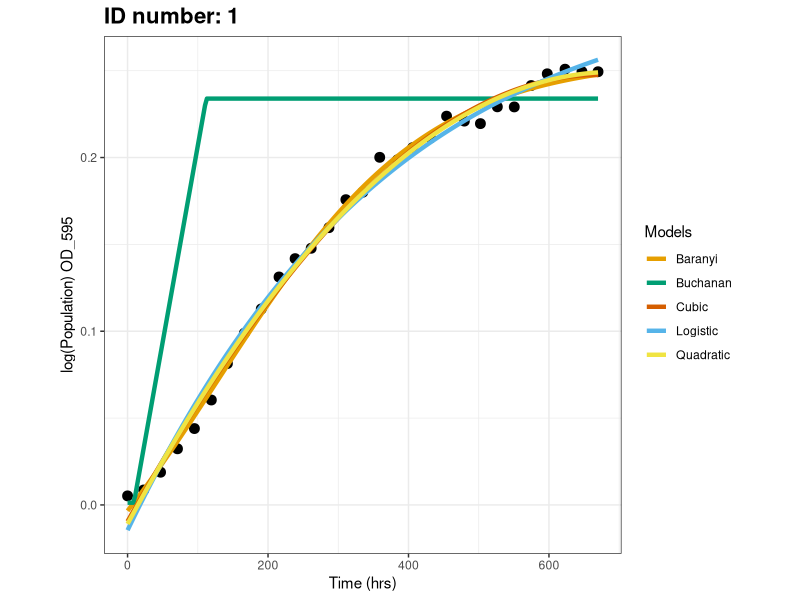
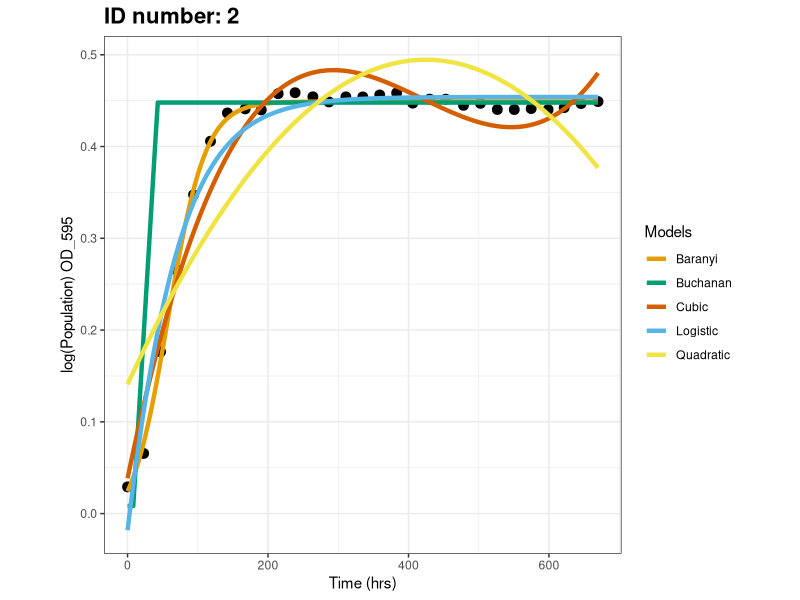
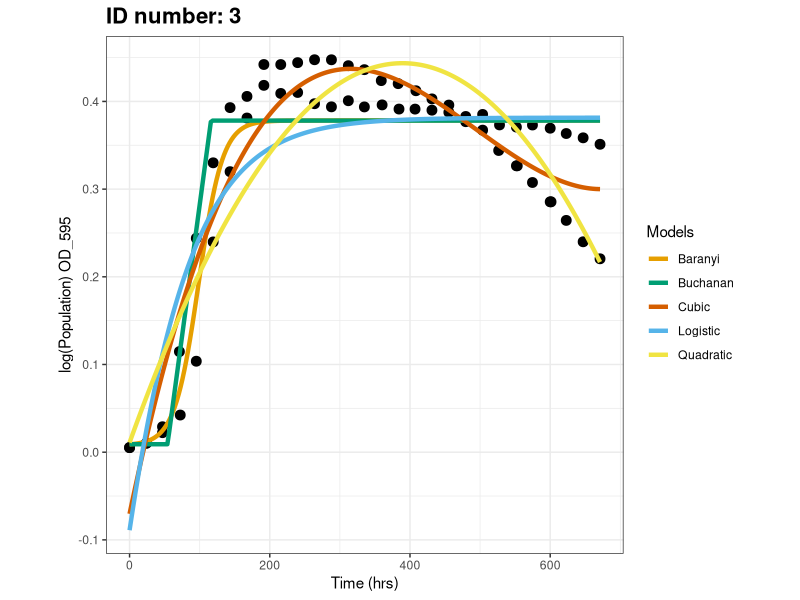
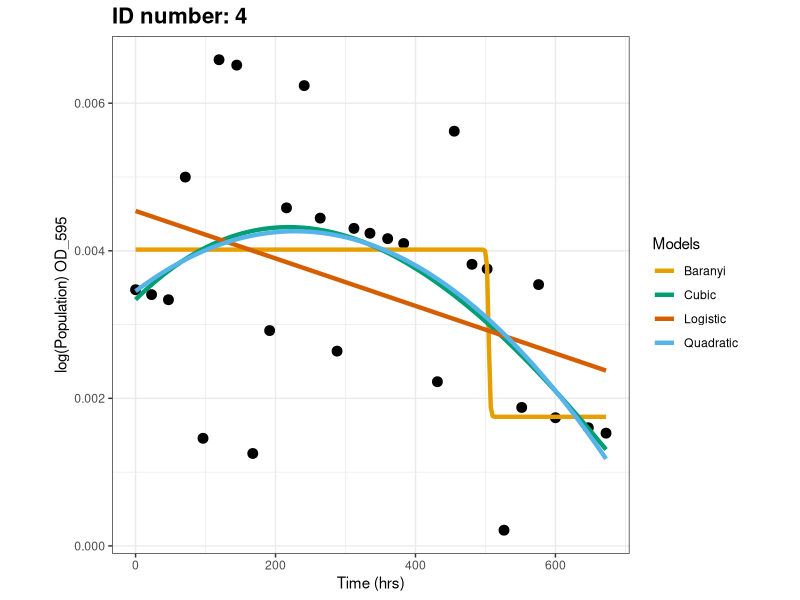
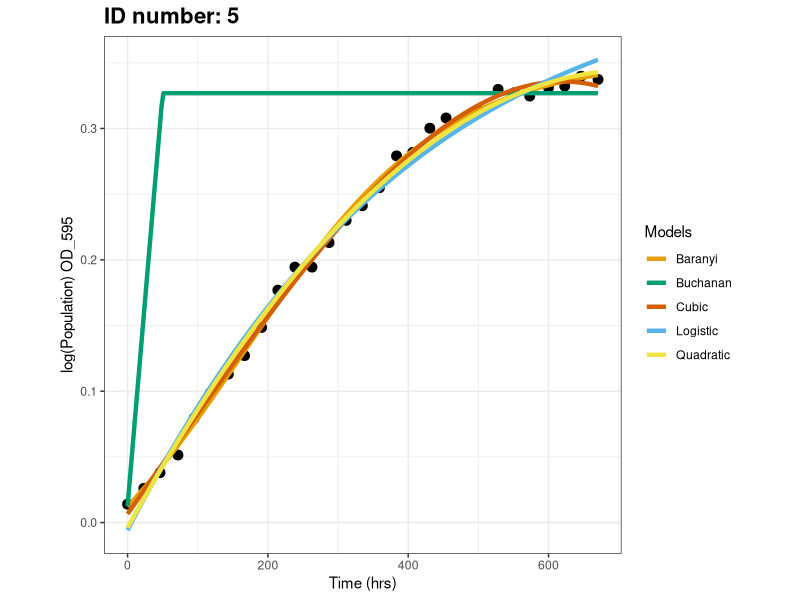
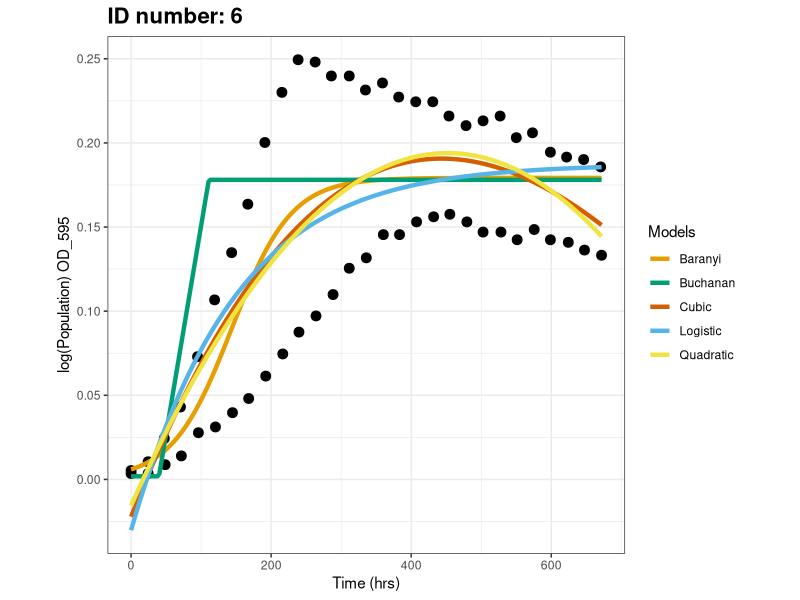
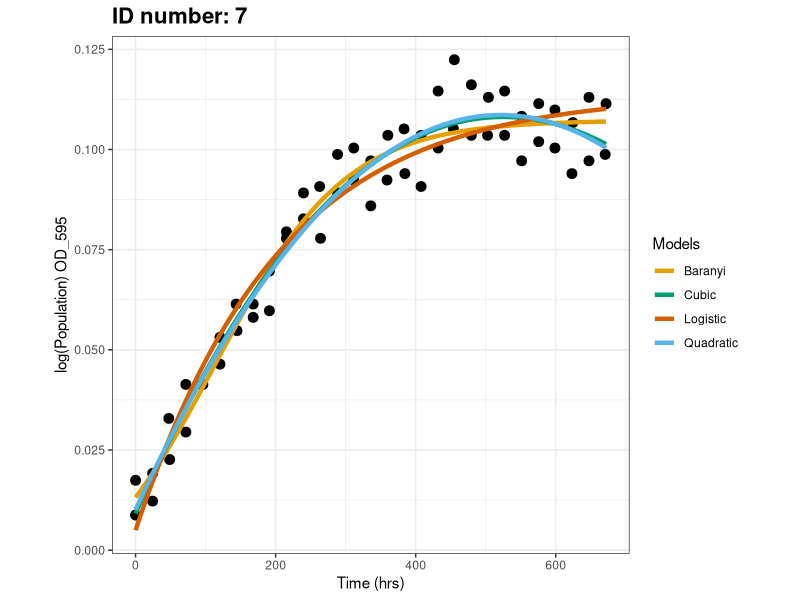
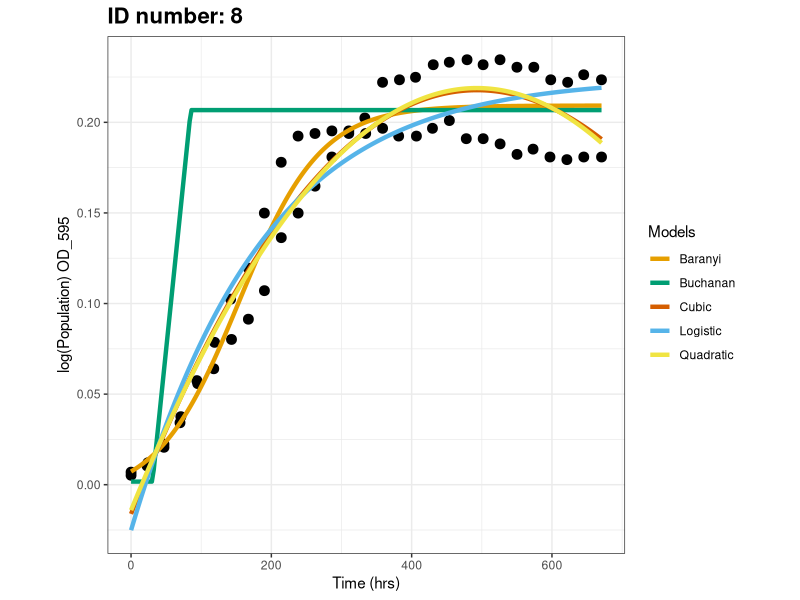

Here is the R script that generated these plots, in order: (Note: this script raises an error after producing the figures.)
#__author__ = 'Billy Lam (ykl17@ic.ac.uk)'
#__version__ = '3.6.3'

######### Model fitting using logged data #########

## Load necessary packages ##
library(ggplot2)
library(minpack.lm)

# An additional package could be "growthrates", it got a written function to extract rmax and tlag

## Load data ##
data <- read.csv("../data/Pop_clean.csv", stringsAsFactors = F, header = T)

#### Defining equations! ####
logistic_model <- function(N_0, N_max, r_max, t){
  return((N_0 * N_max * exp(r_max*t)) / (N_max + N_0 * (exp(r_max*t) - 1)))
}

loglogistic_model <- function(N_0, N_max, r_max, t){
  return(log((N_0 * N_max * exp(r_max*t)) / (N_max + N_0 * (exp(r_max*t) - 1))))
}

# gompertz_model <- function(t, r_max, N_max, N_0, t_lag){ 
#   return(N_0 + (N_max - N_0) * exp(-exp(r_max * exp(1) * (t_lag - t)/((N_max - N_0) * log(10)) + 1)))
# }     

baranyi_model <- function(N_0, N_max, r_max, t, t_lag){ 
  return(N_max + log10((-1+exp(r_max*t_lag) + exp(r_max*t))/(exp(r_max*t) - 1 + exp(r_max*t_lag) * 10^(N_max-N_0))))
}

buchanan_model <- function(t, r_max, N_max, N_0, t_lag){ 
  return(N_0 + (t >= t_lag) * (t <= (t_lag + (N_max - N_0) * log(10)/r_max)) * r_max * (t - t_lag)/log(10) + (t >= t_lag) * (t > (t_lag + (N_max - N_0) * log(10)/r_max)) * (N_max - N_0))
}

## Initialize the results data frame ##
Stats50 <- data.frame(ID = character(), Quadratic_AIC = numeric(), 
                      Cubic_AIC = numeric(), Logistic_AIC = numeric(), 
                      Baranyi_AIC = numeric(), 
                      Buchanan_AIC = numeric(),
                      Quadratic_rsq = numeric(), Cubic_rsq = numeric(), 
                      Logistic_rsq = numeric(),
                      Baranyi_rsq = numeric(), Buchanan_rsq = numeric(),
                      stringsAsFactors = FALSE)

counter <- 1
## Initializing starting parameters, model fitting (linear and nonn-linear), calculating AIC, plotting!
for (i in unique(data$id2)){
  # For each unique data set
  supb <- subset(data, data$id2 == i)
  ID <- counter 
  
  # Ignore data sets with less than 4 data points
  if ((nrow(supb)<4) == TRUE) {next}
  
  ############## Initializing starting parameters ###############
  N_0_start <- min(supb$logpop1) # N0 = minimum PopBio
  N_max_start <- max(supb$logpop1) # Nmax = maximum PopBio
  
  # Generate initial regression for comparisons to find rmax in the while loop!
  a <- lm(supb$logpop1 ~ supb$Time) #Initial regression fit
  y_int <- a$coefficients[1] #Y-intercept of the initial regression fit
  r_max_start <- a$coefficients[2] #Gradient of initial regression fit
  
  # Setting conditions for the while loop so that it runs x (total number of rows -3) number of times for each data set
  j <- 1
  n <- dim(supb)[1] - 3 # Running lm for every 3 points in the data set, so the nrow(supb) - 3 is the number of times the lm will run
  rdata <- supb
  
  while(j < n){ # Prevent R trying to lm() over available data
    if(length(unique(rdata$Time)) != 1){
      rmaxx <- lm(rdata$logpop1[j:(j+4)]~rdata$Time[j:(j+4)])$coefficients[2]
      y_int2 <- lm(rdata$logpop1[j:(j+4)]~rdata$Time[j:(j+4)])$coefficients[1]
      j <- j + 1
      if(r_max_start < rmaxx){ # If new r is greater than old r
        r_max_start <- rmaxx # Make the the old rmax equal to the new rmax
        y_int <- y_int2 # Make the old y-intercept equal to the new y-intercept
      }
    } 
  }
  
  r_max_start <- as.numeric(r_max_start) 
  y_int <- as.numeric(y_int)
  t_lag_start <- (-y_int) / r_max_start # t_lag = x-intercept of the r_max tangent, so this calculates it
  
  ################ Fitting linear models ##################
  
  # Quadratic
  Qua_Fit <- lm(logpop1 ~ poly(Time, 2), data = supb)   
  QuaAIC <- AIC(Qua_Fit)
  Qua_rsq <- summary(Qua_Fit)$adj.r.squared
  
  # Cubic
  Cub_Fit <- lm(logpop1 ~ poly(Time, 3), data = supb) 
  CubAIC <- AIC(Cub_Fit)
  Cub_rsq <- summary(Cub_Fit)$adj.r.squared
  
  ########### Sampling starting values for non-linear models ###########
  
  # Set seed to make code reproducible
  set.seed(55)
  # Initialize a matrix with 100 nd samples of each predicted starting parameters
  N_0_start_lots <- matrix(rnorm(100, mean = N_0_start, sd = 0.2) , nrow = 100, ncol = 1)
  N_max_start_lots <- rnorm(100, mean = N_max_start, sd = 0.2)
  r_max_start_lots <- rnorm(100, mean = r_max_start, sd = 0.2)
  t_lag_start_lots <- rnorm(100, mean = t_lag_start, sd = 0.2)
  # Adding all into one matrix
  starting_val <- cbind(N_0_start_lots, N_max_start_lots, r_max_start_lots, t_lag_start_lots)
  colnames(starting_val) <- c("N_0_start", "N_max_start", "r_max_start", "t_lag_start")
  
  for (z in 1:nrow(starting_val)){
    ################ Fitting non-linear models ##################
    
    # Logistic
    Logis_Fit <- try(nlsLM(logpop1 ~ loglogistic_model(N_0, N_max, r_max, t = Time), 
                           data = supb, start = c(N_0 = unname(starting_val[z, 1]), 
                                                  N_max = unname(starting_val[z, 2]), 
                                                  r_max = unname(starting_val[z, 3])), 
                           control = nls.lm.control(maxiter = 100)), silent = T) 
    if (class(Logis_Fit) != 'try-error'){
      LogisAIC2 <- AIC(Logis_Fit)
      Logistic_rss <- sum(residuals(Logis_Fit)^2)
      Logistic_tss <- sum((supb$logpop1 - mean(supb$logpop1))^2)
      Logistic_rsq2 <- 1 - (Logistic_rss/Logistic_tss)
    } else {
      LogisAIC2 <- "NA"
      Logistic_rsq2 <- "NA"
    }
    
    
    # Make sure the first AIC and rsq values are set as a baseline for comparisons
    
    if (exists("LogisAIC") == FALSE && exists("Logistic_rsq") == FALSE){
      if (class(Logis_Fit) != 'try-error'){
        LogisAIC <- LogisAIC2
        Logistic_rsq <- Logistic_rsq2
        Logis_Fit_final <- Logis_Fit
      }
    }
    
    # If the newly sampled value has a better AIC and rsq values, replace
    if (exists("LogisAIC") == TRUE && exists("Logistic_rsq") == TRUE){
      if (LogisAIC2 < LogisAIC){
        LogisAIC <- LogisAIC2
        Logistic_rsq <- Logistic_rsq2
        Logis_Fit_final <- Logis_Fit
      }
    }
      
    # Gompertz, REMOVED
    # Gomp_Fit <- try(nlsLM(logpop1 ~ gompertz_model(N_0, N_max, r_max, t = Time, 
    #                                                t_lag), data = supb, 
    #                       start = c(N_0 = unname(starting_val[z, 1]), 
    #                                 N_max = unname(starting_val[z, 2]), 
    #                                 r_max = unname(starting_val[z, 3]), 
    #                                 t_lag = unname(starting_val[z, 4])), 
    #                       control = nls.lm.control(maxiter = 100)), silent = T) 
    # if (class(Gomp_Fit) != 'try-error'){
    #   GompertzAIC2 <- AIC(Gomp_Fit)
    #   Gompertz_rss <- sum(residuals(Gomp_Fit)^2)
    #   Gompertz_tss <- sum((supb$logpop1 - mean(supb$logpop1))^2)
    #   Gompertz_rsq2 <- 1 - (Gompertz_rss/Gompertz_tss)
    # } else {
    #   GompertzAIC2 <- "NA"
    #   Gompertz_rsq2 <- "NA"
    # }
    # 
    # # Make sure the first AIC and rsq values are set as a baseline for comparisons
    # 
    # if (exists("GompertzAIC") == FALSE && exists("Gompertz_rsq") == FALSE){
    #   if (class(Gomp_Fit) != 'try-error'){
    #     GompertzAIC <- GompertzAIC2
    #     Gompertz_rsq <- Gompertz_rsq2
    #     Gomp_Fit_final <- Gomp_Fit
    #   }
    # }
    # 
    # 
    # # If the newly sampled value has a better AIC and rsq values, replace
    # if (exists("GompertzAIC") == TRUE && exists("Gompertz_rsq") == TRUE){
    #   if (GompertzAIC2 < GompertzAIC){
    #     GompertzAIC <- GompertzAIC2
    #     Gompertz_rsq <- Gompertz_rsq2
    #     Gomp_Fit_final <- Gomp_Fit
    #     cat("Gomp", counter, "/n")
    #   }
    # }
    
    # Baranyi
    Bar_Fit <- try(nlsLM(logpop1 ~ baranyi_model(N_0, N_max, r_max, t = Time, 
                                                 t_lag), data = supb, 
                         start = c(N_0 = unname(starting_val[z, 1]), 
                                   N_max = unname(starting_val[z, 2]), 
                                   r_max = unname(starting_val[z, 3]), 
                                   t_lag = unname(starting_val[z, 4])), 
                         control = nls.lm.control(maxiter = 100)), silent = T) 
    if (class(Bar_Fit) != 'try-error'){
      BaranyiAIC2 <- AIC(Bar_Fit)
      Baranyi_rss <- sum(residuals(Bar_Fit)^2)
      Baranyi_tss <- sum((supb$logpop1 - mean(supb$logpop1))^2)
      Baranyi_rsq2 <- 1 - (Baranyi_rss/Baranyi_tss)
    } else {
      BaranyiAIC2 <- "NA"
      Baranyi_rsq2 <- "NA"
    }    
    
    # Make sure the first AIC and rsq values that are not NAs are set as a baseline for comparisons
    if (exists("BaranyiAIC") == FALSE && exists("Baranyi_rsq") == FALSE){
      if (BaranyiAIC2 != "NA" && Baranyi_rsq2 != "NA"){
        BaranyiAIC <- BaranyiAIC2
        Baranyi_rsq <- Baranyi_rsq2
        Bar_Fit_final <- Bar_Fit # Make sure model fit is saved if the first sampled value is the best
      }
    }
    
    
    # If the newly sampled value has a better AIC and rsq values, replace
    if (exists("BaranyiAIC") == TRUE && exists("Baranyi_rsq") == TRUE){
      if (BaranyiAIC2 < BaranyiAIC){
        BaranyiAIC <- BaranyiAIC2
        Baranyi_rsq <- Baranyi_rsq2
        Bar_Fit_final <- Bar_Fit
      }
    }

    
    # Buchnan
    Buch_Fit <- try(nlsLM(logpop1 ~ buchanan_model(N_0, N_max, r_max, t = Time, 
                                                 t_lag), data = supb, 
                         start = c(N_0 = unname(starting_val[z, 1]), 
                                   N_max = unname(starting_val[z, 2]), 
                                   r_max = unname(starting_val[z, 3]), 
                                   t_lag = unname(starting_val[z, 4])), 
                         control = nls.lm.control(maxiter = 100)), silent = T) 
    if (class(Buch_Fit) != 'try-error'){
      BuchananAIC2 <- AIC(Buch_Fit)
      Buchanan_rss <- sum(residuals(Buch_Fit)^2)
      Buchanan_tss <- sum((supb$logpop1 - mean(supb$logpop1))^2)
      Buchanan_rsq2 <- 1 - (Buchanan_rss/Buchanan_tss)
    } else {
      BuchananAIC2 <- "NA"
      Buchanan_rsq2 <- "NA"
    }    
    
    # Make sure the first AIC and rsq values that are not NAs are set as a baseline for comparisons
    if (exists("BuchananAIC") == FALSE && exists("Buchanan_rsq") == FALSE){
      if (BuchananAIC2 != "NA" && Buchanan_rsq2 != "NA"){
        BuchananAIC <- BuchananAIC2
        Buchanan_rsq <- Buchanan_rsq2
        Buch_Fit_final <- Buch_Fit # Make sure the model fit is saved if the first sampled value has the best fit
      }
    }
    
    # If the newly sampled value has a better AIC and rsq values, replace
    if (exists("BuchananAIC") == TRUE && exists("Buchanan_rsq") == TRUE){
      if (BuchananAIC2 < BuchananAIC){
        BuchananAIC <- BuchananAIC2
        Buchanan_rsq <- Buchanan_rsq2
        Buch_Fit_final <- Buch_Fit
      }
    }
  }
  ## If none of the sampled values can fit the data, fill with NA
  if (exists("BaranyiAIC") == FALSE && exists("Baranyi_rsq") == FALSE){
    BaranyiAIC <- "NA"
    Baranyi_rsq <- "NA"
  }
  
  if (exists("BuchananAIC") == FALSE && exists("Buchanan_rsq") == FALSE){
    BuchananAIC <- "NA"
    Buchanan_rsq <- "NA"
  }
  
  # Filling in the results data frame with calculated AIC and adj r-squared values
  stat_values <- c(ID, QuaAIC, CubAIC, LogisAIC, BaranyiAIC, BuchananAIC, Qua_rsq, 
             Cub_rsq, Logistic_rsq, Baranyi_rsq, Buchanan_rsq)
  Stats50[i, ] <- stat_values
  
  counter <- counter + 1
  
  ################## Creating the plots #####################
  # x-axis for the models
  length <- seq(from = min(supb$Time), to = max(supb$Time), length.out = 250)
  
  # Saving the predicted data points for each model and merging them all together
  Qp <- predict.lm(Qua_Fit, data.frame(Time = length))
  df1 <- data.frame(length, Qp)
  df1$Models <- "Quadratic"
  names(df1) <- c("length", "PopBio_pred", "Models")
  dfp <- df1
  
  if(CubAIC != "NA" && is.infinite(CubAIC) == FALSE){ # If the AIC is not NA and infinite
    Cp <- predict.lm(Cub_Fit, data.frame(Time = length))
    df2 <- data.frame(length, Cp)
    df2$Models <- "Cubic"
    names(df2) <- c("length", "PopBio_pred", "Models")
    dfp <- rbind(dfp, df2) # rbind the dataframes
  }
  if(LogisAIC != "NA" && is.infinite(LogisAIC) == FALSE){
    Lp <- loglogistic_model(t = length, r_max = coef(Logis_Fit_final)["r_max"], 
                         N_max = coef(Logis_Fit_final)["N_max"], 
                         N_0 = coef(Logis_Fit_final)["N_0"])
    df3 <- data.frame(length, Lp)
    df3$Models <- "Logistic"
    names(df3) <- c("length", "PopBio_pred", "Models")
    dfp <- rbind(dfp, df3)
  }
  
  # if(GompertzAIC != "NA" && is.infinite(GompertzAIC) == FALSE){
  #   Gop <- gompertz_model(t = length, r_max = coef(Gomp_Fit_final)["r_max"], 
  #                         N_max = coef(Gomp_Fit_final)["N_max"], 
  #                         N_0 = coef(Gomp_Fit_final)["N_0"], 
  #                         t_lag = coef(Gomp_Fit_final)["t_lag"])
  #   df4 <- data.frame(length, Gop)
  #   df4$Models <- "Gompertz"
  #   names(df4) <- c("length", "PopBio_pred", "Models")
  #   dfp <- rbind(dfp, df4)
  # }
  
  if(BaranyiAIC != "NA" && is.infinite(BaranyiAIC) == FALSE){
    Bp <- baranyi_model(t = length, r_max = coef(Bar_Fit_final)["r_max"], 
                        N_max = coef(Bar_Fit_final)["N_max"], 
                        N_0 = coef(Bar_Fit_final)["N_0"], 
                        t_lag = coef(Bar_Fit_final)["t_lag"])
    df5 <- data.frame(length, Bp)
    df5$Models <- "Baranyi"
    names(df5) <- c("length", "PopBio_pred", "Models")
    dfp <- rbind(dfp, df5)
  }
  if(BuchananAIC != "NA" && is.infinite(BuchananAIC) == FALSE){
    Bch <- buchanan_model(t = length, r_max = coef(Buch_Fit_final)["r_max"], 
                        N_max = coef(Buch_Fit_final)["N_max"], 
                        N_0 = coef(Buch_Fit_final)["N_0"], 
                        t_lag = coef(Buch_Fit_final)["t_lag"])
    df6 <- data.frame(length, Bch)
    df6$Models <- "Buchanan"
    names(df6) <- c("length", "PopBio_pred", "Models")
    dfp <- rbind(dfp, df6)
  }
  
  ## Plotting ##
  p <- ggplot(supb, aes(x = Time, y = logpop1)) +
    geom_point(size = 3) + 
    geom_line(data = dfp, aes(x = length, y = PopBio_pred, col = Models), size = 1.5) + # Model prediction lines
    scale_color_manual(values = c("#E69F00", "#009E73", "#D55E00", "#56B4E9", "#F0E442")) +
    theme_bw() + 
    theme(aspect.ratio = 1) + 
    labs(title = paste("ID number:", ID), x = ("Time (hrs)"), y = paste("log(Population) ", supb$PopBio_units[i], sep = "")) +
    theme(plot.title = element_text(size = 16, face = "bold"))

  ## Save plot in results
  png(paste("../results/", "Sampling", i, ".png", sep = ""), width=600, height=500, res=120) # start export
  print(p)
  dev.off() 
  
  ## Remove the best AIC, rsq values and model fits before the start of next loop
  rm(list = ls(pattern = "^Bar"))
  rm(list = ls(pattern = "^Logis"))
  rm(list = ls(pattern = "^Buch"))
}

## NOT INCLUDING GOMPERTZ MODEL
# The obtained AIC values do not reflect its actual fit on the graphs
# For many of my data sets, gomp_AIC values were the lowest but the visual fits were very very poor!

## Export stats results
write.csv(Stats50, "../results/logstats_sampling.csv")
